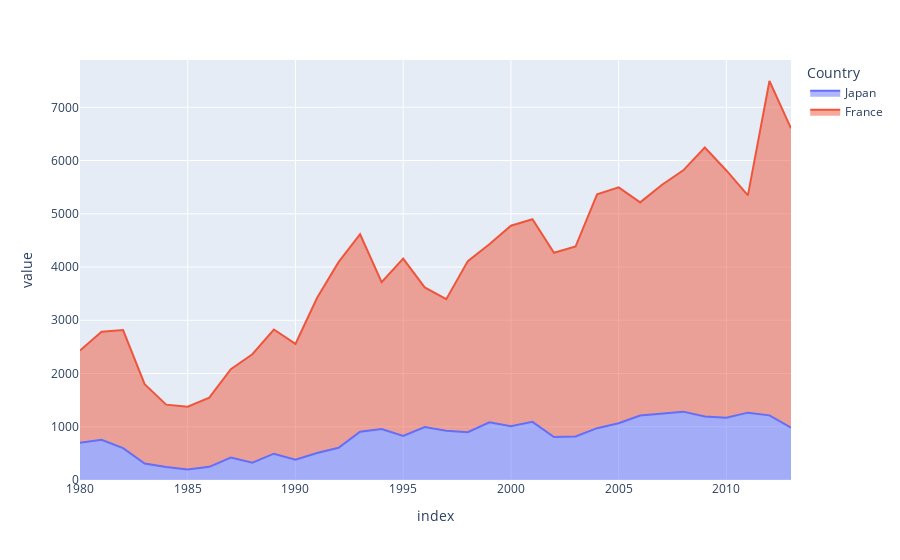

Notebook source saved alongside this figure:
### Code cell
country.loc[['Japan','France']].T.plot(kind='area',backend='plotly')

### Figure 1 — Plotly figure (JSON) as saved in the notebook; plotly's stock layout.template omitted (floating-point values rounded to 4 significant figures)
{"data": [{"fillpattern": {"shape": ""}, "hovertemplate": "Country=Japan<br>index=%{x}<br>value=%{y}<extra></extra>", "legendgroup": "Japan", "line": {"color": "#636efa"}, "marker": {"symbol": "circle"}, "mode": "lines", "name": "Japan", "orientation": "v", "showlegend": true, "stackgroup": "1", "type": "scatter", "x": [1980, 1981, 1982, 1983, 1984, 1985, 1986, 1987, 1988, 1989, 1990, 1991, 1992, 1993, 1994, 1995, 1996, 1997, 1998, 1999, 2000, 2001, 2002, 2003, 2004, 2005, 2006, 2007, 2008, 2009, 2010, 2011, 2012, 2013], "xaxis": "x", "y": [701, 756, 598, 309, 246, 198, 248, 422, 324, 494, 379, 506, 605, 907, 956, 826, 994, 924, 897, 1083, 1010, 1092, 806, 817, 973, 1067, 1212, 1250, 1284, 1194, 1168, 1265, 1214, 982], "yaxis": "y"}, {"fillpattern": {"shape": ""}, "hovertemplate": "Country=France<br>index=%{x}<br>value=%{y}<extra></extra>", "legendgroup": "France", "line": {"color": "#EF553B"}, "marker": {"symbol": "circle"}, "mode": "lines", "name": "France", "orientation": "v", "showlegend": true, "stackgroup": "1", "type": "scatter", "x": [1980, 1981, 1982, 1983, 1984, 1985, 1986, 1987, 1988, 1989, 1990, 1991, 1992, 1993, 1994, 1995, 1996, 1997, 1998, 1999, 2000, 2001, 2002, 2003, 2004, 2005, 2006, 2007, 2008, 2009, 2010, 2011, 2012, 2013], "xaxis": "x", "y": [1729, 2027, 2219, 1490, 1169, 1177, 1298, 1658, 2038, 2332, 2177, 2911, 3487, 3709, 2759, 3332, 2623, 2473, 3214, 3343, 3765, 3806, 3463, 3568, 4391, 4429, 4002, 4290, 4532, 5051, 4646, 4080, 6280, 5623], "yaxis": "y"}], "layout": {"legend": {"title": {"text": "Country"}, "tracegroupgap": 0}, "margin": {"t": 60}, "xaxis": {"anchor": "y", "domain": [0, 1], "title": {"text": "index"}}, "yaxis": {"anchor": "x", "domain": [0, 1], "title": {"text": "value"}}}}
